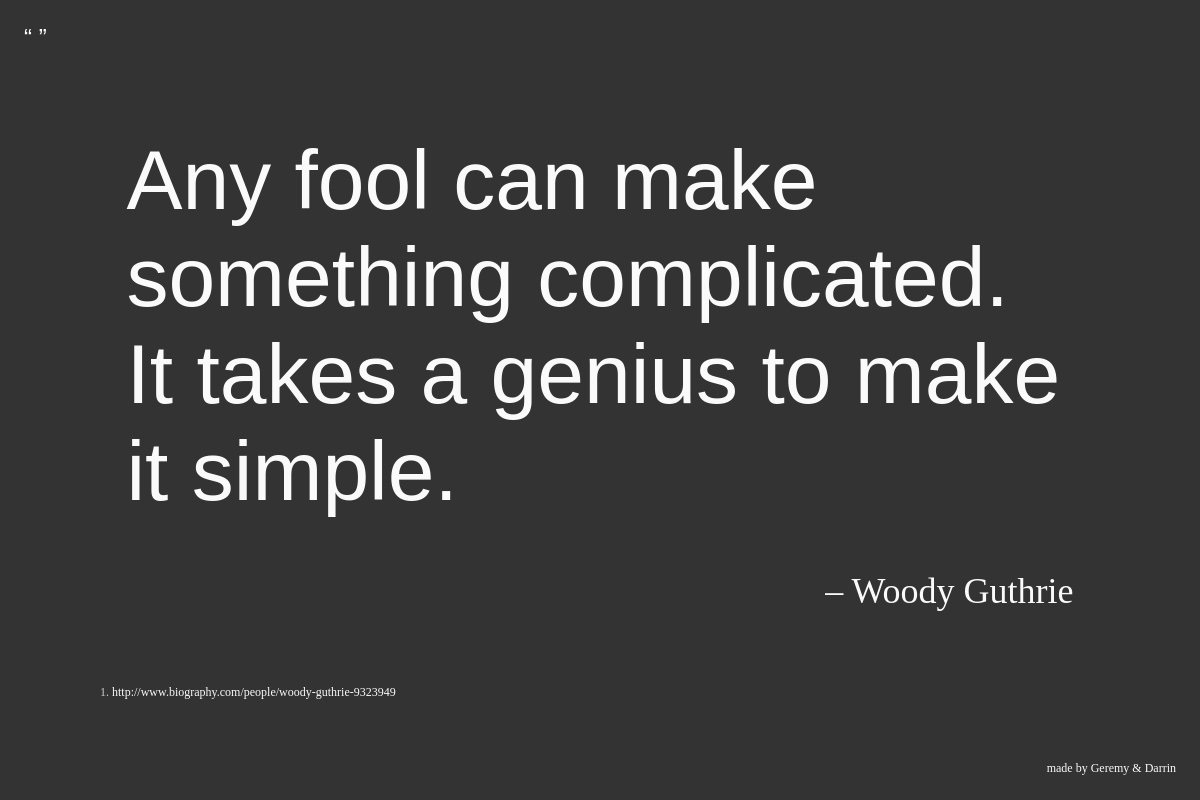
The app's page /person/1/1/ with its own data.
### people/models.py (models this page shows, shortened)
class Quote(models.Model):
    person = models.ForeignKey(Person)
    slug = models.SlugField()
    quote_text = models.TextField()
    source = models.TextField()
    topics = models.CharField(max_length=200)
    date = models.CharField(max_length=5)
    pub_date = models.DateTimeField('date published', default=datetime.datetime.now())
    updated_date = models.DateTimeField(default=datetime.datetime.now())

class Person(models.Model):
    person_name = models.CharField(max_length=200)
    slug = models.SlugField()
    wiki = models.URLField('Authors Wikipedia Page')
    pub_date = models.DateTimeField('date published',default=datetime.datetime.now())
    updated_date = models.DateTimeField(default=datetime.datetime.now())

### people/views.py (the view)
# urls.py: url(r'^(?P<person_id>\d+)/(?P<quote_id>\d+)/$', views.quote_detail, name='quote_detail'),
def quote_detail(request, person_id, quote_id):
    quote = get_object_or_404(Quote, pk=quote_id)
    person = get_object_or_404(Person, pk=person_id)
    return render(request, 'people/quote_detail.html', {
        'person': person,
        'quote': quote,
        })

### people/templates/people/quote_detail.html
{% extends "base.html" %}
{% block content %}
    <h1 class="quote {% if quote.quote_text|length > 100 %} long {% endif %}">{{ quote.quote_text }}</h1>
    <h2 class="person">– <a href="{% url 'person_detail' person.id %}">{{ person.person_name }}</a></h2>
    <small class="source">1. {{ quote.source|urlize }}</small>
{% endblock content %}

### people/templates/base.html (style rules this page uses)
html { color: #fafafa; background-color: #333; text-align: center; font-size: 24px; padding-top: 24px; font-family:"Futura", serif; }
a { color: #fafafa; text-decoration: none; }
.quote { font-family: Cooper Black, Arial Black, Sans-Serif; font-size: 84px; font-weight: 100; padding: 100px 100px 50px 100px; max-width: 80%; margin: auto; text-align: left; }
.source { font-size: 12px; position: absolute; bottom: 100px; left: 100px; color: #ccc; }
.person { font-weight: 100; text-align: right; max-width: 80%; margin: auto; }

### records on screen
Quote: quote_text "Any fool can make something complicated. It takes a genius to make it simple.", source "http://www.biography.com/people/woody-guthrie-9323949"
Person: person_name "Woody Guthrie"
